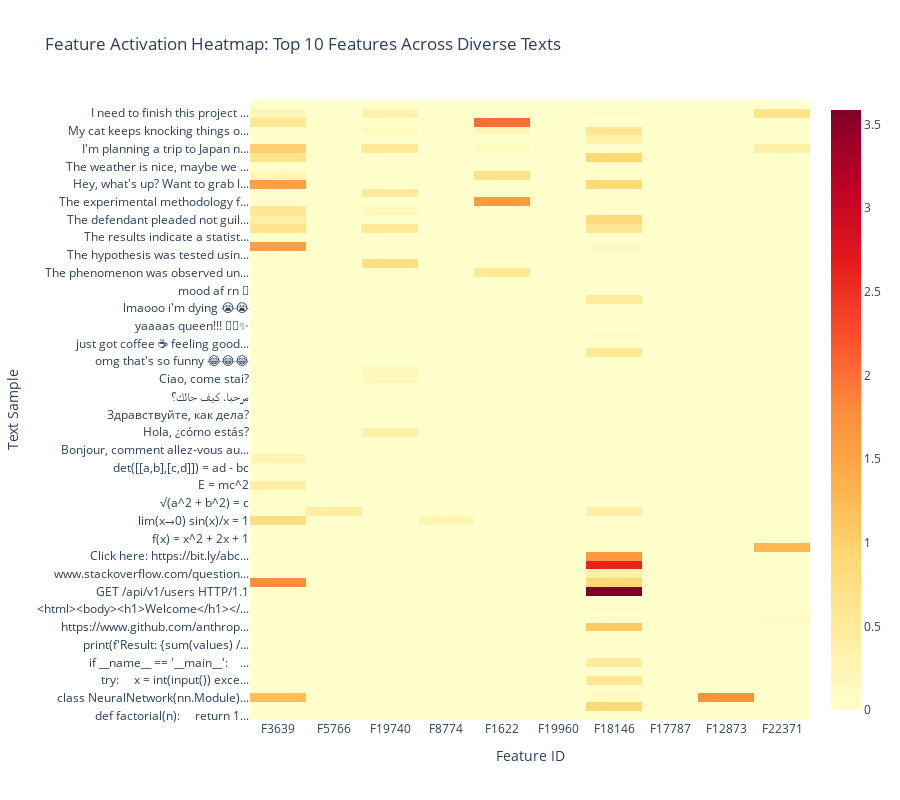
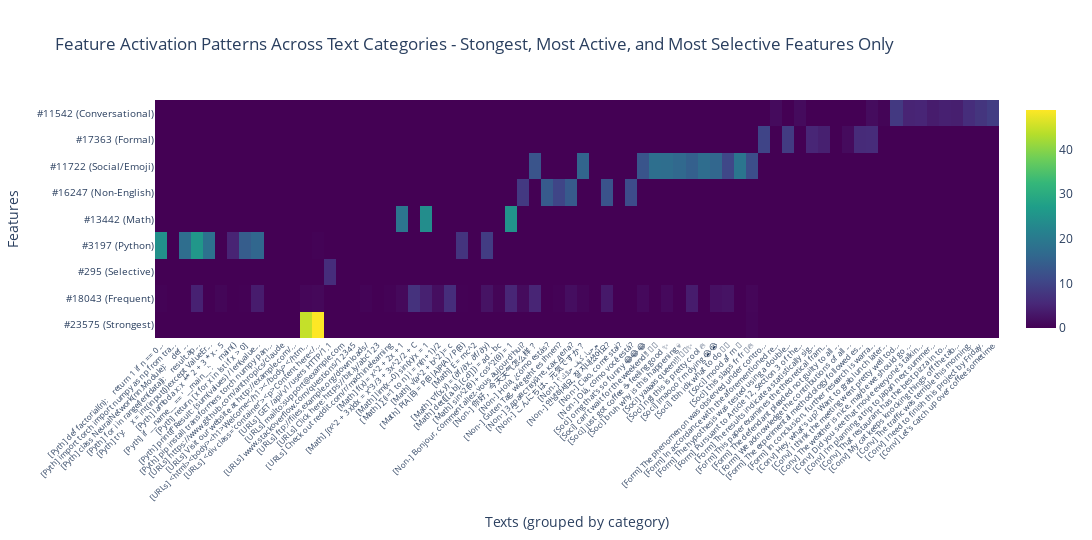

Notebook code for these charts, in order:
### Code cell
# ============================================================================
# CELL 8: Feature Activation Heatmap
# ============================================================================

print("\n📈 Creating Feature Activation Heatmap")
print("=" * 70)

# Select top 10 features for visualization
top_features_to_viz = frequent_features[:10]

# Create activation matrix
activation_matrix = diverse_features[:, top_features_to_viz].numpy()

# Create heatmap
fig = go.Figure(data=go.Heatmap(
    z=activation_matrix,
    x=[f"F{f}" for f in top_features_to_viz],
    y=[text[:30] + "..." if len(text) > 30 else text for text in diverse_texts],
    colorscale='YlOrRd',
    hoverongaps=False,
    hovertemplate='Text: %{y}<br>Feature: %{x}<br>Activation: %{z:.2f}<extra></extra>'
))

fig.update_layout(
    title="Feature Activation Heatmap: Top 10 Features Across Diverse Texts",
    xaxis_title="Feature ID",
    yaxis_title="Text Sample",
    height=800,
    width=900
)

fig.show()

print("\n💡 Darker colors = stronger activation")
print("   Look for patterns: which text types activate which features?")



print("\n📊 Creating Feature Activation Heatmap For Top Features Only")
print("=" * 70)

# Select features to visualize (mix of different types)
features_to_viz = []
feature_labels = []

# Add the interesting features we found
if strongest_feature_idx not in features_to_viz:
    features_to_viz.append(strongest_feature_idx)
    feature_labels.append(f"#{strongest_feature_idx} (Strongest)")

if most_frequent_feature_idx not in features_to_viz:
    features_to_viz.append(most_frequent_feature_idx)
    feature_labels.append(f"#{most_frequent_feature_idx} (Frequent)")

if most_selective_idx not in features_to_viz:
    features_to_viz.append(most_selective_idx)
    feature_labels.append(f"#{most_selective_idx} (Selective)")

# Add the best specialist from each category (if they're different)
for cat_name, feat_idx in category_specialists.items():
    if feat_idx not in features_to_viz:
        features_to_viz.append(feat_idx)
        feature_labels.append(f"#{feat_idx} ({cat_name})")

print(f"\nVisualizing {len(features_to_viz)} features across {len(diverse_texts)} texts")
print(f"Features: {features_to_viz}")

# Create activation matrix for these features
activation_matrix = []
for feat_idx in features_to_viz:
    activations = diverse_features[:, feat_idx].numpy()
    activation_matrix.append(activations)

activation_matrix = np.array(activation_matrix)

# Create text labels with category prefixes
text_labels = []
categories_ordered = {
    'Python': list(range(0, 10)),
    'URLs/Web': list(range(10, 20)),
    'Math': list(range(20, 30)),
    'Non-English': list(range(30, 40)),
    'Social/Emoji': list(range(40, 50)),
    'Formal': list(range(50, 60)),
    'Conversational': list(range(60, 70))
}

for i, text in enumerate(diverse_texts):
    # Find which category this text belongs to
    cat_label = ""
    for cat_name, indices in categories_ordered.items():
        if i in indices:
            cat_label = cat_name[:4]  # First 4 letters
            break
    
    # Truncate text for label
    text_short = text[:40] + "..." if len(text) > 40 else text
    text_labels.append(f"[{cat_label}] {text_short}")

# Create heatmap
fig = go.Figure(data=go.Heatmap(
    z=activation_matrix,
    x=text_labels,
    y=feature_labels,
    colorscale='Viridis',
    hoverongaps=False,
    hovertemplate='Feature: %{y}<br>Text: %{x}<br>Activation: %{z:.2f}<extra></extra>'
))

fig.update_layout(
    title='Feature Activation Patterns Across Text Categories - Stongest, Most Active, and Most Selective Features Only',
    xaxis_title='Texts (grouped by category)',
    yaxis_title='Features',
    height=max(400, len(features_to_viz) * 60),
    width=1400,
    xaxis={'tickangle': -45, 'tickfont': {'size': 8}},
    yaxis={'tickfont': {'size': 10}}
)

fig.show()

print("\n💡 Interpretation:")
print("   - Darker colors = higher activation")
print("   - Look for vertical bands (features that activate on specific categories)")
print("   - Look for horizontal bands (texts that activate many features)")
print("   - Category prefixes: Pyth=Python, URLs=URLs/Web, Math=Math, Non-=Non-English,")
print("                        Soci=Social/Emoji, Form=Formal, Conv=Conversational")

### Figure 1 — Plotly figure (JSON) as saved in the notebook; plotly's stock layout.template omitted (floating-point values rounded to 4 significant figures; data arrays with more than 128 entries replaced by an {"elided": "..."} marker saying what was removed)
{"data": [{"colorscale": [[0, "rgb(255,255,204)"], [0.125, "rgb(255,237,160)"], [0.25, "rgb(254,217,118)"], [0.375, "rgb(254,178,76)"], [0.5, "rgb(253,141,60)"], [0.625, "rgb(252,78,42)"], [0.75, "rgb(227,26,28)"], [0.875, "rgb(189,0,38)"], [1, "rgb(128,0,38)"]], "hoverongaps": false, "hovertemplate": "Text: %{y}<br>Feature: %{x}<br>Activation: %{z:.2f}<extra></extra>", "type": "heatmap", "x": ["F3639", "F5766", "F19740", "F8774", "F1622", "F19960", "F18146", "F17787", "F12873", "F22371"], "y": ["def factorial(n):\n    return 1...", "import torch\nimport numpy as n...", "class NeuralNetwork(nn.Module)...", "for i in range(len(data)):\n   ...", "try:\n    x = int(input())\nexce...", "lambda x: x ** 2 + 3 * x - 5", "if __name__ == '__main__':\n   ...", "return [x for x in lst if x > ...", "print(f'Result: {sum(values) /...", "pip install transformers torch...", "https://www.github.com/anthrop...", "Visit our website at http://ex...", "<html><body><h1>Welcome</h1></...", "<div class='container'><p>Cont...", "GET /api/v1/users HTTP/1.1", "mailto:support@example.com", "www.stackoverflow.com/question...", "ftp://files.example.org/downlo...", "Click here: https://bit.ly/abc...", "Check out reddit.com/r/machine...", "f(x) = x^2 + 2x + 1", "∫(x^2 + 3x)dx = x^3/3 + 3x^2/2...", "lim(x→0) sin(x)/x = 1", "∑(i=1 to n) i = n(n+1)/2", "√(a^2 + b^2) = c", "P(A|B) = P(B|A)P(A) / P(B)", "E = mc^2", "∇f(x,y) = (∂f/∂x, ∂f/∂y)", "det([[a,b],[c,d]]) = ad - bc", "sin^2(θ) + cos^2(θ) = 1", "Bonjour, comment allez-vous au...", "你好，今天天气怎么样？", "Hola, ¿cómo estás?", "Guten Tag, wie geht es Ihnen?", "Здравствуйте, как дела?", "こんにちは、元気ですか？", "مرحبا، كيف حالك؟", "안녕하세요, 잘 지내셨어요?", "Ciao, come stai?", "Olá, como você está?", "omg that's so funny 😂😂😂", "can't wait for the weekend!! 🎉...", "just got coffee ☕ feeling good...", "bruh why is this happening 💀", "yaaaas queen!!! 👑💅✨", "ngl this is pretty cool 🔥", "lmaooo i'm dying 😭😭", "tbh idk what to do 🤷♀️", "mood af rn 💯", "this slaps fr fr 🎵🔥", "The phenomenon was observed un...", "In accordance with the aforeme...", "The hypothesis was tested usin...", "Pursuant to Article 12, Sectio...", "The results indicate a statist...", "This paper examines the theore...", "The defendant pleaded not guil...", "We acknowledge the contributio...", "The experimental methodology f...", "In conclusion, further researc...", "Hey, what's up? Want to grab l...", "I think the meeting went prett...", "The weather is nice, maybe we ...", "Did you see that movie everyon...", "I'm planning a trip to Japan n...", "That restaurant has the best p...", "My cat keeps knocking things o...", "The traffic was terrible this ...", "I need to finish this project ...", "Let's catch up over coffee som..."], "z": {"elided": "70x10 float values"}}], "layout": {"height": 800, "title": {"text": "Feature Activation Heatmap: Top 10 Features Across Diverse Texts"}, "width": 900, "xaxis": {"title": {"text": "Feature ID"}}, "yaxis": {"title": {"text": "Text Sample"}}}}

### Figure 2 — Plotly figure (JSON) as saved in the notebook; plotly's stock layout.template omitted (floating-point values rounded to 4 significant figures; data arrays with more than 128 entries replaced by an {"elided": "..."} marker saying what was removed)
{"data": [{"colorscale": [[0, "#440154"], [0.1111, "#482878"], [0.2222, "#3e4989"], [0.3333, "#31688e"], [0.4444, "#26828e"], [0.5556, "#1f9e89"], [0.6667, "#35b779"], [0.7778, "#6ece58"], [0.8889, "#b5de2b"], [1, "#fde725"]], "hoverongaps": false, "hovertemplate": "Feature: %{y}<br>Text: %{x}<br>Activation: %{z:.2f}<extra></extra>", "type": "heatmap", "x": ["[Pyth] def factorial(n):\n    return 1 if n == 0...", "[Pyth] import torch\nimport numpy as np\nfrom tra...", "[Pyth] class NeuralNetwork(nn.Module):\n    def ...", "[Pyth] for i in range(len(data)):\n    result.ap...", "[Pyth] try:\n    x = int(input())\nexcept ValueEr...", "[Pyth] lambda x: x ** 2 + 3 * x - 5", "[Pyth] if __name__ == '__main__':\n    main()", "[Pyth] return [x for x in lst if x > 0]", "[Pyth] print(f'Result: {sum(values) / len(value...", "[Pyth] pip install transformers torch numpy pan...", "[URLs] https://www.github.com/anthropics/claude", "[URLs] Visit our website at http://example.com/...", "[URLs] <html><body><h1>Welcome</h1></body></htm...", "[URLs] <div class='container'><p>Content here</...", "[URLs] GET /api/v1/users HTTP/1.1", "[URLs] mailto:support@example.com", "[URLs] www.stackoverflow.com/questions/12345", "[URLs] ftp://files.example.org/downloads/", "[URLs] Click here: https://bit.ly/abc123", "[URLs] Check out reddit.com/r/machinelearning", "[Math] f(x) = x^2 + 2x + 1", "[Math] ∫(x^2 + 3x)dx = x^3/3 + 3x^2/2 + C", "[Math] lim(x→0) sin(x)/x = 1", "[Math] ∑(i=1 to n) i = n(n+1)/2", "[Math] √(a^2 + b^2) = c", "[Math] P(A|B) = P(B|A)P(A) / P(B)", "[Math] E = mc^2", "[Math] ∇f(x,y) = (∂f/∂x, ∂f/∂y)", "[Math] det([[a,b],[c,d]]) = ad - bc", "[Math] sin^2(θ) + cos^2(θ) = 1", "[Non-] Bonjour, comment allez-vous aujourd'hui?", "[Non-] 你好，今天天气怎么样？", "[Non-] Hola, ¿cómo estás?", "[Non-] Guten Tag, wie geht es Ihnen?", "[Non-] Здравствуйте, как дела?", "[Non-] こんにちは、元気ですか？", "[Non-] مرحبا، كيف حالك؟", "[Non-] 안녕하세요, 잘 지내셨어요?", "[Non-] Ciao, come stai?", "[Non-] Olá, como você está?", "[Soci] omg that's so funny 😂😂😂", "[Soci] can't wait for the weekend!! 🎉🎊", "[Soci] just got coffee ☕ feeling good ✨", "[Soci] bruh why is this happening 💀", "[Soci] yaaaas queen!!! 👑💅✨", "[Soci] ngl this is pretty cool 🔥", "[Soci] lmaooo i'm dying 😭😭", "[Soci] tbh idk what to do 🤷♀️", "[Soci] mood af rn 💯", "[Soci] this slaps fr fr 🎵🔥", "[Form] The phenomenon was observed under contro...", "[Form] In accordance with the aforementioned re...", "[Form] The hypothesis was tested using a double...", "[Form] Pursuant to Article 12, Section 3 of the...", "[Form] The results indicate a statistically sig...", "[Form] This paper examines the theoretical fram...", "[Form] The defendant pleaded not guilty to all ...", "[Form] We acknowledge the contributions of all ...", "[Form] The experimental methodology followed es...", "[Form] In conclusion, further research is warra...", "[Conv] Hey, what's up? Want to grab lunch later...", "[Conv] I think the meeting went pretty well tod...", "[Conv] The weather is nice, maybe we should go ...", "[Conv] Did you see that movie everyone's talkin...", "[Conv] I'm planning a trip to Japan next summer...", "[Conv] That restaurant has the best pizza in to...", "[Conv] My cat keeps knocking things off the tab...", "[Conv] The traffic was terrible this morning.", "[Conv] I need to finish this project by Friday.", "[Conv] Let's catch up over coffee sometime."], "y": ["#23575 (Strongest)", "#18043 (Frequent)", "#295 (Selective)", "#3197 (Python)", "#13442 (Math)", "#16247 (Non-English)", "#11722 (Social/Emoji)", "#17363 (Formal)", "#11542 (Conversational)"], "z": {"elided": "9x70 float values"}}], "layout": {"height": 540, "title": {"text": "Feature Activation Patterns Across Text Categories - Stongest, Most Active, and Most Selective Features Only"}, "width": 1400, "xaxis": {"tickangle": -45, "tickfont": {"size": 8}, "title": {"text": "Texts (grouped by category)"}}, "yaxis": {"tickfont": {"size": 10}, "title": {"text": "Features"}}}}
